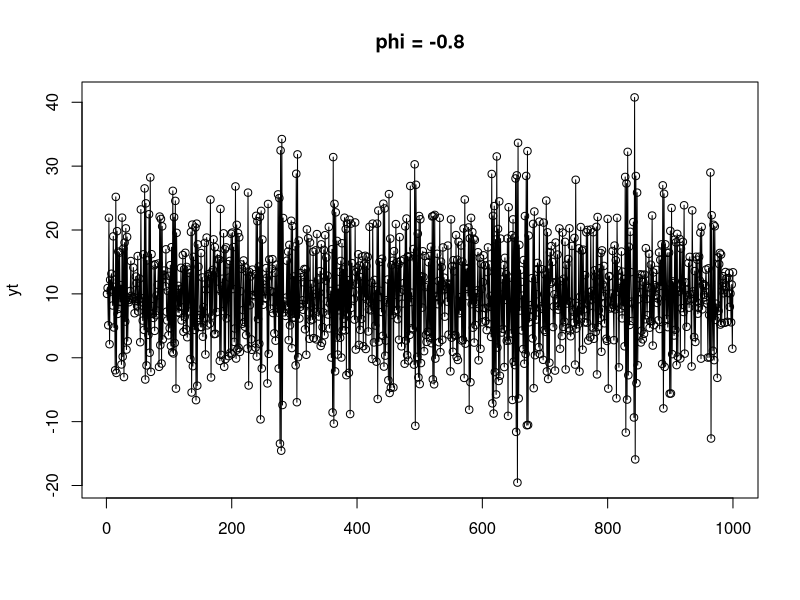
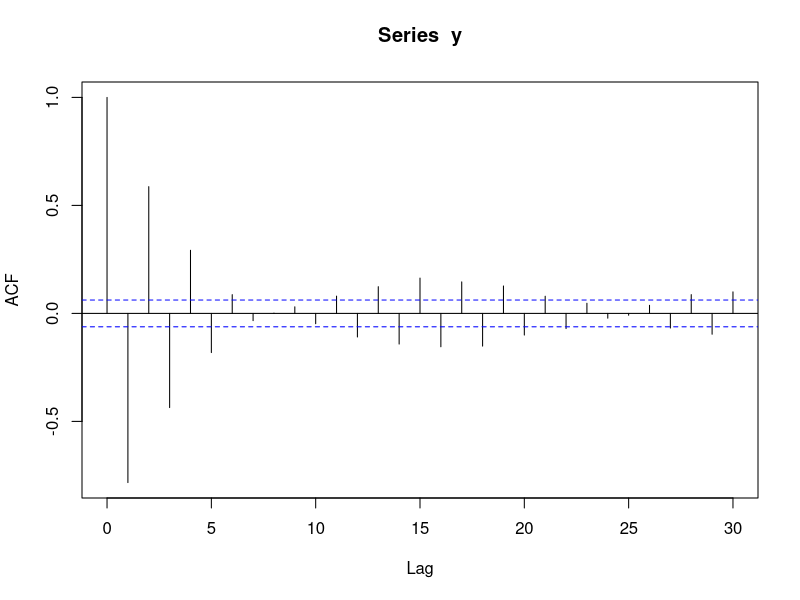
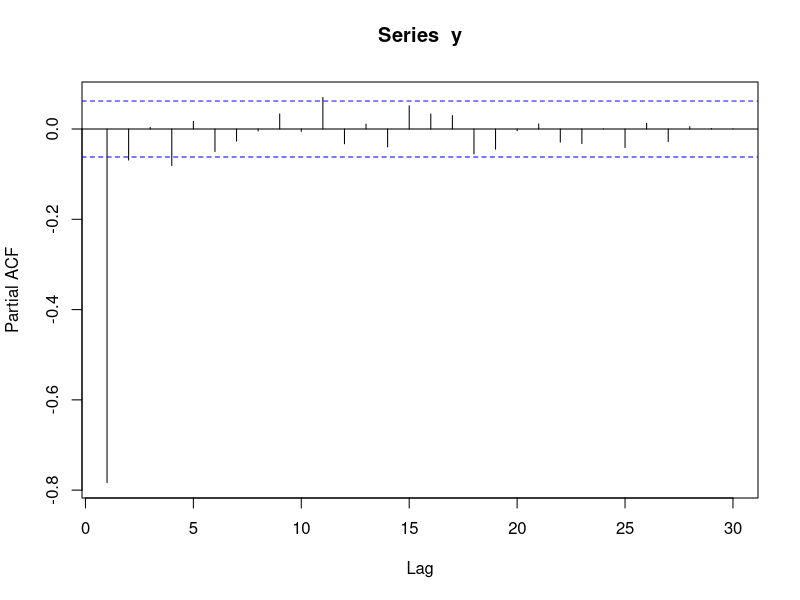
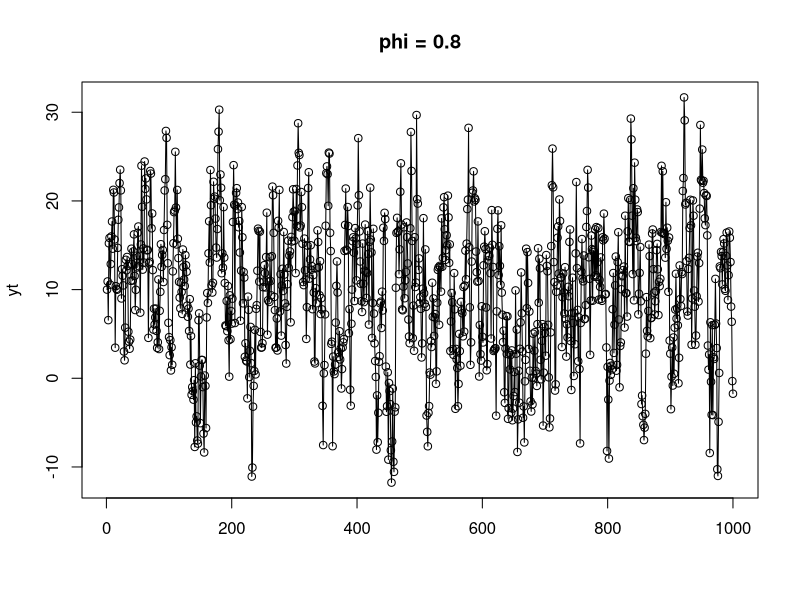
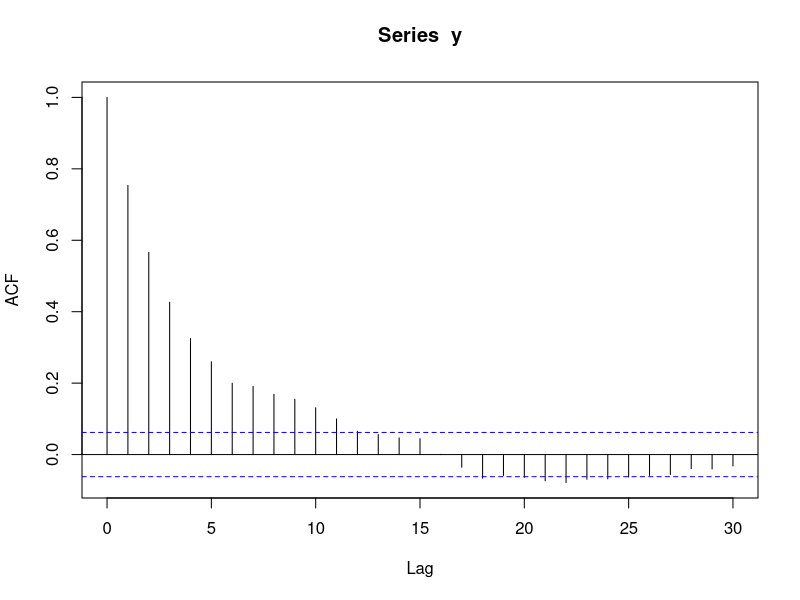
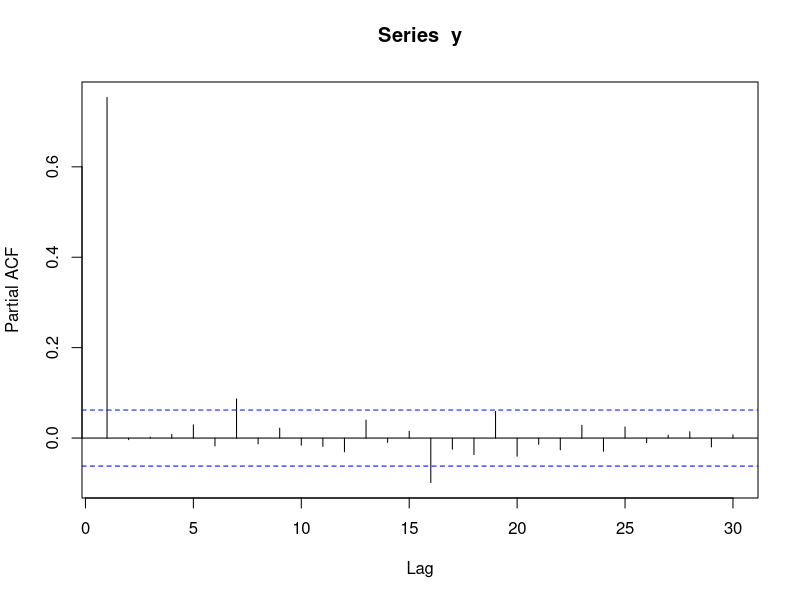
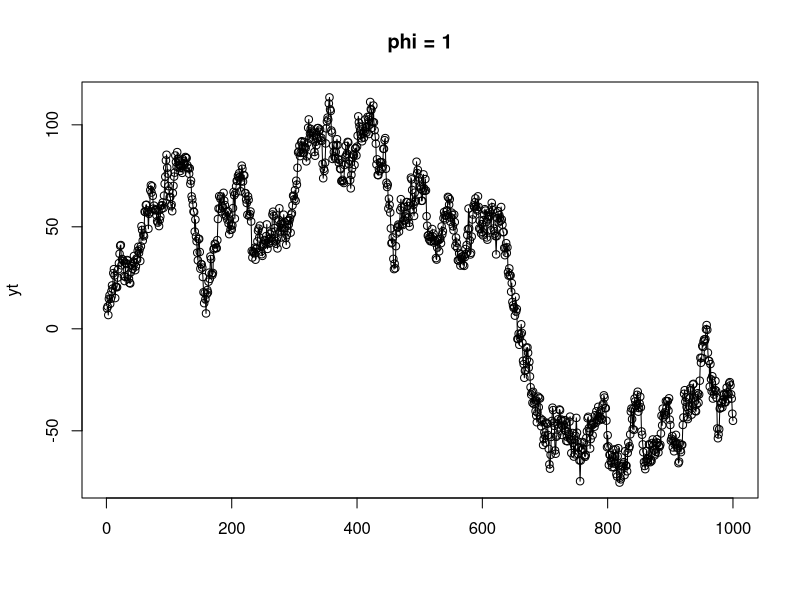
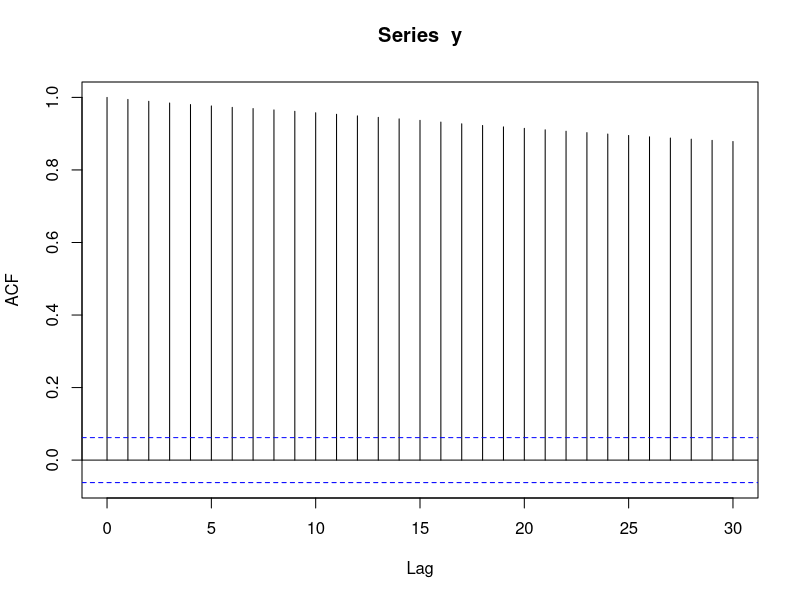

The R script that drew these images, in order:
# phi = -0.8
set.seed(1)

n = 1000
a = rnorm(n, mean = 0, sd = 5)
y = rep(n,0)
mu = 10
y[1] = mu

phi = -0.8
for (t in 2:n){
  y[t] = mu + phi*(y[t-1]-mu) + a[t]
}
plot(y,type="o", ann = FALSE)
title(main = 'phi = -0.8', ylab = 'yt')

mean(y)
var(y)

acf(y)

pacf(y)


# phi = 0.8
set.seed(1)

n = 1000
a = rnorm(n, mean = 0, sd = 5)
y = rep(n,0)
mu = 10
y[1] = mu

phi = 0.8
for (t in 2:n){
  y[t] = mu + phi*(y[t-1]-mu) + a[t]
}
plot(y,type="o", ann = FALSE)
title(main = 'phi = 0.8', ylab = 'yt')

mean(y)
var(y)

acf(y)

pacf(y)


# phi = 1
set.seed(1)

n = 1000
a = rnorm(n, mean = 0, sd = 5)
y = rep(n,0)
mu = 10
y[1] = mu

phi = 1
for (t in 2:n){
  y[t] = mu + phi*(y[t-1]-mu) + a[t]
}
plot(y,type="o", ann = FALSE)
title(main = 'phi = 1', ylab = 'yt')

mean(y)
var(y)

acf(y)

pacf(y)


